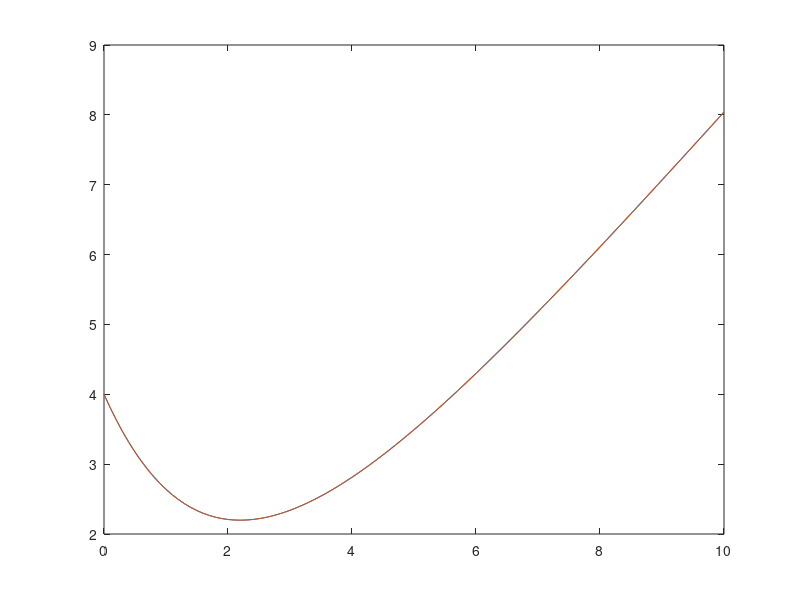

This figure's MATLAB source:
function rungeKuttaRepaso
  clc
  clear
  h = 0.1;
  x = 0:h:10;
  y(1) = 4;
  w = 1/2;
  for i = 2: length(x)
    k1 = h * f(x(i-1), y(i-1));
    xG = x(i-1) + h / (2 * w);
    yG = y(i-1) + k1 / (2 * w);
    k2 = h * f(xG, yG);
    y(i) = y(i-1) + (1 - w) * k1 + w * k2;
  endfor
  for i = 1 : length(x)
    yexacta(i) = exacta(x(i));
  endfor
  plot(x, y, x, yexacta)





endfunction

function exacta = exacta(t)
  exacta = 6 * exp(-t/2) -2 + t;
endfunction

function derivada = f(x, y)
  derivada = 0.5 * x - 0.5 * y;
endfunction
